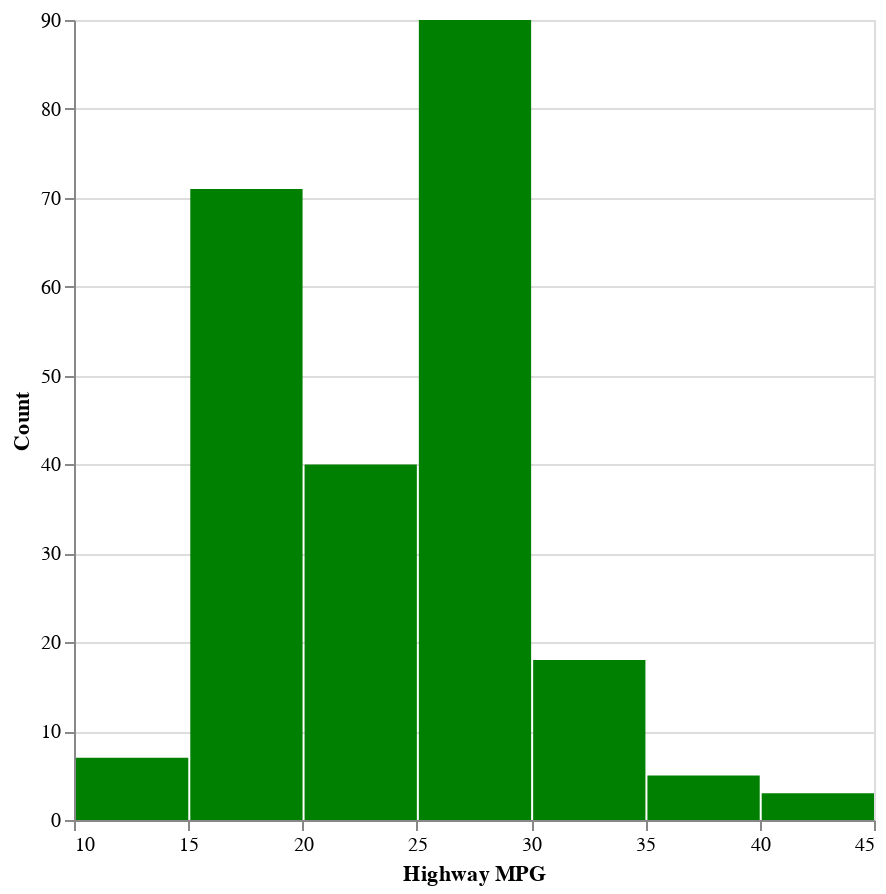

Notebook code cell kept with this figure:
### Code cell
# Histograms can also be created by specifying the "bar" mark with the 'bin = true' argument
mpg |> @vlplot(
    mark = {:bar, color = :green},
    x = {:Hwy, bin = true,
        axis = {title="Highway MPG"}},
    y = {"count()",
        axis = {title="Count"}},
    width = 400,
    height = 400
)

### Figure 1 — Vega-Lite specification as saved in the notebook (floating-point values rounded to 4 significant figures; data arrays with more than 128 entries replaced by an {"elided": "..."} marker saying what was removed)
{"data": {"values": {"elided": "234 records"}}, "encoding": {"x": {"axis": {"title": "Highway MPG"}, "bin": true, "field": "Hwy", "type": "quantitative"}, "y": {"aggregate": "count", "axis": {"title": "Count"}, "type": "quantitative"}}, "height": 400, "mark": {"color": "green", "type": "bar"}, "width": 400}
